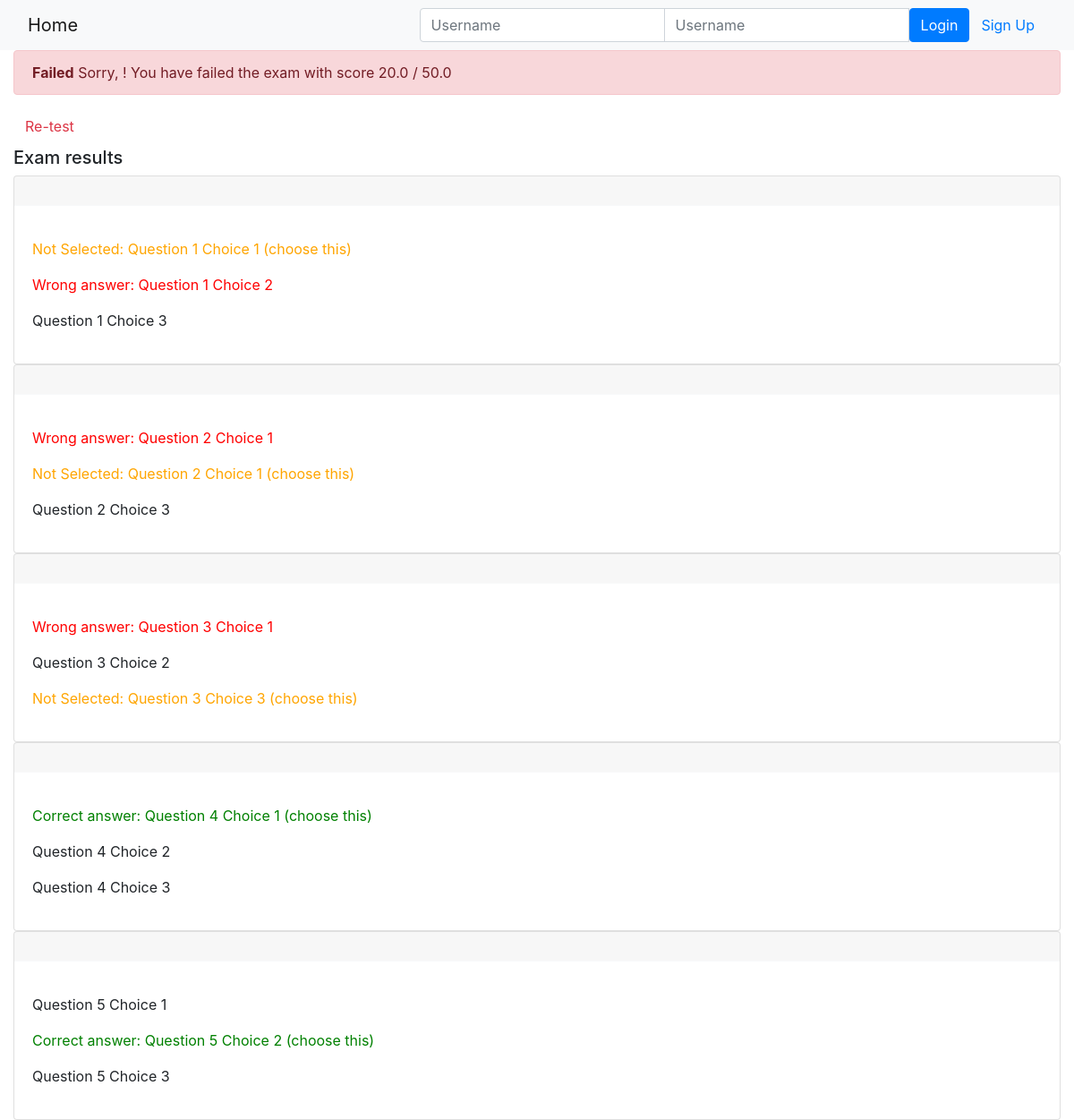
Page /onlinecourse/course/1/submission/1/result/ on the committed database.
### onlinecourse/models.py (models this page shows)
class Question(models.Model):
    course = models.ForeignKey(Course, on_delete=models.CASCADE)
    question_text = models.TextField()
    grade = models.FloatField()
    def is_get_score(self, selected_ids):
       all_answers = self.choice_set.filter(is_correct=True).count()
       selected_correct = self.choice_set.filter(is_correct=True, id__in=selected_ids).count()
       if all_answers == selected_correct:
           return True
       else:
           return False

class Choice(models.Model):
    question = models.ForeignKey(Question, on_delete=models.CASCADE)
    choice = models.TextField()
    is_correct = models.BooleanField(default=False)

### onlinecourse/views.py (the view)
# urls.py: path('course/<int:course_id>/submission/<int:submission_id>/result/', views.show_exam_result, name='show_exam_result'),
def show_exam_result(request, course_id, submission_id):
    course = get_object_or_404(Course, pk=course_id)
    submission = get_object_or_404(Submission, pk=submission_id)
    choices = submission.choices.all()
    total_score = 0
    score = 0
    for qn in course.question_set.all():
        total_score += qn.grade
        if qn.is_get_score(choices):
            score += qn.grade
    grade = round(score / total_score * 100, 0)
    return render(request,
                'onlinecourse/exam_result_bootstrap.html',
                {
                    'course': course,
                    'submission': submission,
                    'choices': choices,
                    'score': score,
                    'total_score': total_score,
                    'grade': grade
                }
    )

### onlinecourse/templates/onlinecourse/exam_result_bootstrap.html (shortened to what this page needs)
<!DOCTYPE html>
<html lang="en">
<head>
    {% load static %}
    <link rel="stylesheet" href="https://maxcdn.bootstrapcdn.com/bootstrap/4.5.2/css/bootstrap.min.css">
</head>
<body>
 <nav class="navbar navbar-light bg-light">
    <div class="container-fluid">
        <div class="navbar-header">
              <a class="navbar-brand" href="{% url 'onlinecourse:index' %}">Home</a>
        </div>
        <ul class="nav navbar-nav navbar-right">
            {% if user.is_authenticated %}
            <li>
                <a class="btn btn-link" href="#">{{ user.first_name }}({{ user.username }})</a>
                <a class="btn btn-link" href="{% url 'onlinecourse:logout' %}">Logout</a>
            </li>
            {% else %}
            <li>
                <form class="form-inline" action="{% url 'onlinecourse:login' %}" method="post">
                    <div class="input-group">
                        <input type="text" class="form-control" placeholder="Username" name="username" >
                        <input type="password" class="form-control" placeholder="Username" name="psw" >
                        <button class="btn btn-primary" type="submit">Login</button>
                        <a class="btn btn-link" href="{% url 'onlinecourse:registration' %}">Sign Up</a>
                    </div>
                </form>
            </li>
            {% endif %}
        </ul>
    </div>
</nav>
<div class="container-fluid">
    {% if grade > 80 %}
    <div class="alert alert-success">
       <div class="alert alert-success">
           <strong> Congratulations, {{user.name}}!</strong>
           You have passed the exam and completed the course with score {{score}} / {{total_score}}
       </div>
    </div>
        {% else %}
        <div class="alert alert-danger">
            <strong> Failed</strong>
           Sorry, {{user.name}}! You have failed the exam with score {{score}} / {{total_score}}
        </div>
        <a class="btn btn-link text-danger" href="{% url 'onlinecourse:course_details' course.id %}">Re-test</a>
        {% endif %}
        <div class="card-columns-vertical mt-1">
        <h5 class="">Exam results</h5>
            {% for question in course.question_set.all %}
            <div class="card">
                <div class="card-header border-light">
                </div>
                <div class="card-body">
                    <p class="card-text">
                    {% for choice in question.choice_set.all %}
                    <p>
                        {% if choice in choices %}
                            {% if choice.is_correct %}
                            <span style="color: green;">Correct answer: {{choice.choice}}</span>
                            {% else %}
                            <span style="color: red;">Wrong answer: {{choice.choice}}</span>
                            {% endif %}
                        {% else %}
                            {% if choice.is_correct %}
                                <span style="color: orange;">Not Selected: {{choice.choice}}</span>
                            {% else %}
                            {{choice.choice}}
                            {% endif %}
                        {% endif %}
                    </p>
                    {% endfor %}
                    </p>
                </div>
            </div>
            {% endfor %}
        </div>
    </div>
</body>
</html>

### rows in the picture
Choice: choice "Question 1 Choice 1 (choose this)"
Choice: choice "Question 1 Choice 2"
Choice: choice "Question 1 Choice 3"
Choice: choice "Question 2 Choice 1"
Choice: choice "Question 2 Choice 1 (choose this)"
Choice: choice "Question 2 Choice 3"
Choice: choice "Question 3 Choice 1"
Choice: choice "Question 3 Choice 2"
Choice: choice "Question 3 Choice 3 (choose this)"
Choice: choice "Question 4 Choice 1 (choose this)"
Choice: choice "Question 4 Choice 2"
Choice: choice "Question 4 Choice 3"
Choice: choice "Question 5 Choice 1"
Choice: choice "Question 5 Choice 2 (choose this)"
Choice: choice "Question 5 Choice 3"

### other values in the picture
{{ score }} "20.0"
{{ total_score }} "50.0"
